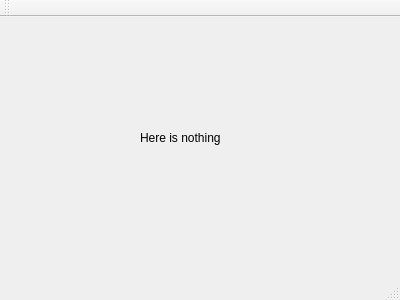
<?xml version="1.0" encoding="UTF-8"?>
<ui version="4.0">
 <class>MainWindow</class>
 <widget class="QMainWindow" name="MainWindow">
  <property name="geometry">
   <rect>
    <x>0</x>
    <y>0</y>
    <width>400</width>
    <height>300</height>
   </rect>
  </property>
  <property name="windowTitle">
   <string>MainWindow</string>
  </property>
  <widget class="QWidget" name="centralWidget">
   <widget class="QLabel" name="label">
    <property name="geometry">
     <rect>
      <x>140</x>
      <y>110</y>
      <width>121</width>
      <height>21</height>
     </rect>
    </property>
    <property name="text">
     <string>Here is nothing</string>
    </property>
   </widget>
  </widget>
  <widget class="QMenuBar" name="menuBar">
   <property name="geometry">
    <rect>
     <x>0</x>
     <y>0</y>
     <width>400</width>
     <height>23</height>
    </rect>
   </property>
  </widget>
  <widget class="QToolBar" name="mainToolBar">
   <attribute name="toolBarArea">
    <enum>TopToolBarArea</enum>
   </attribute>
   <attribute name="toolBarBreak">
    <bool>false</bool>
   </attribute>
  </widget>
  <widget class="QStatusBar" name="statusBar"/>
 </widget>
 <layoutdefault spacing="6" margin="11"/>
 <resources/>
 <connections/>
</ui>
